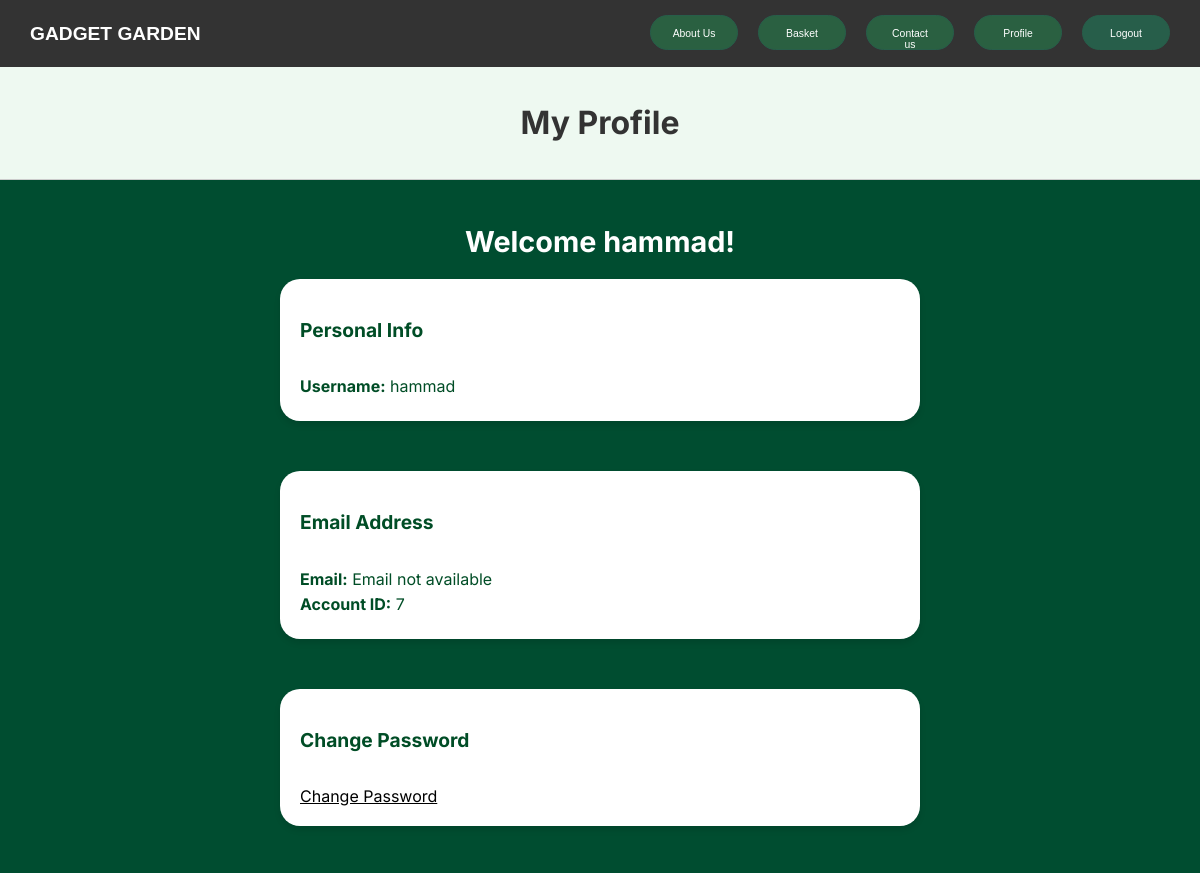
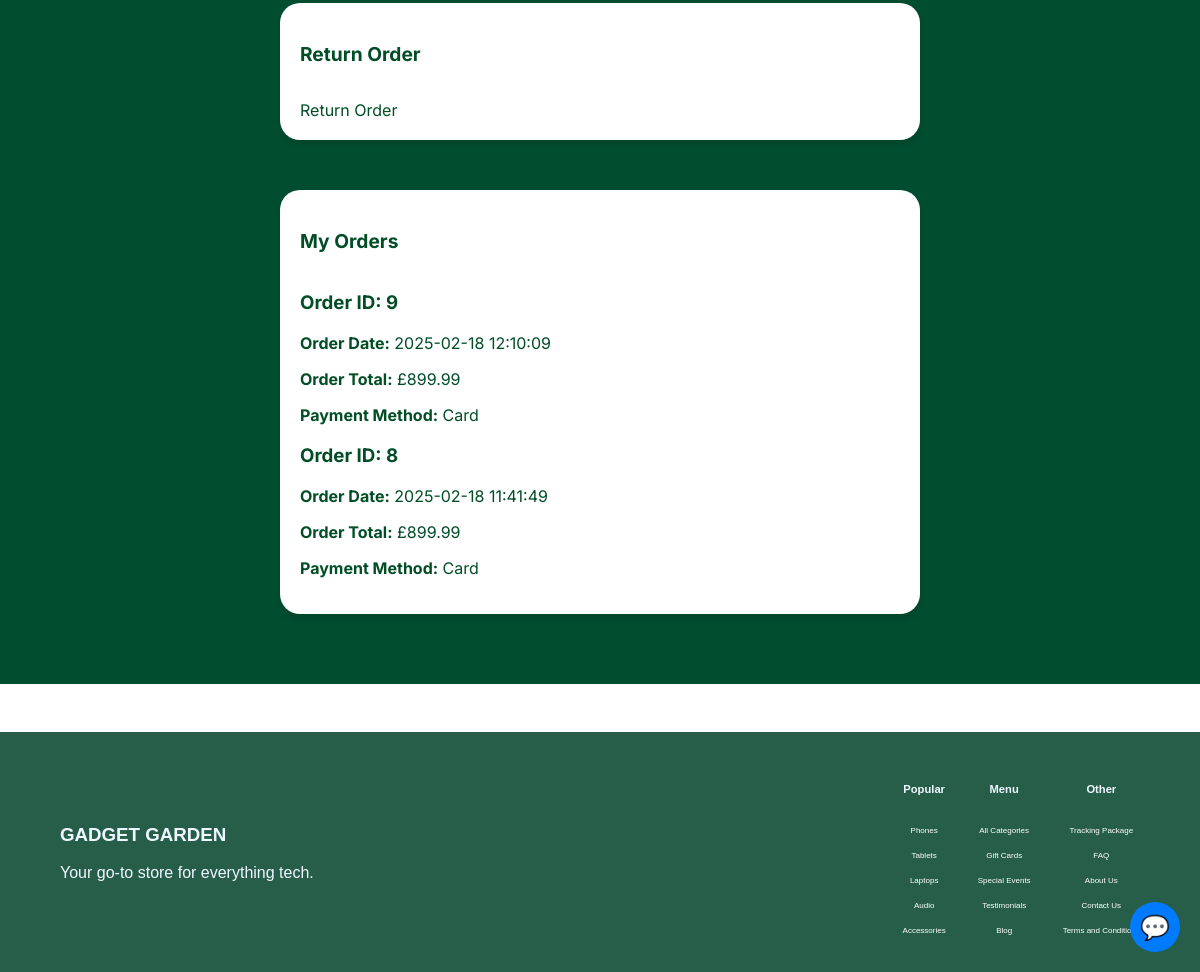
Screenshot of /views/profile.php (signed in) with the database file from the repository (2 pictures, top to bottom).
### tables this page shows
CREATE TABLE `orders` (
  `order_id` int(11) NOT NULL,
  `user_id` int(11) NOT NULL,
  `order_date` datetime DEFAULT current_timestamp(),
  `total_price` decimal(10,2) NOT NULL
);

### views/profile.php (the view, shortened to what this page needs)
<?php
require_once ("../database/database.php");
$username = isset($_SESSION['username']) ? htmlspecialchars($_SESSION['username']) : 'Unknown User';
$email = isset($_SESSION['email']) ? htmlspecialchars($_SESSION['email']) : 'Email not available';
$user_id = isset($_SESSION['user_id']) ? htmlspecialchars($_SESSION['user_id']) : 'Unknown ID';
$orderQuery = $pdo->prepare("
    SELECT o.order_id, o.order_date, o.total_price, op.product_id, op.quantity,
           p.name AS product_name, p.price AS product_price, p.image
    FROM orders o
    LEFT JOIN order_products op ON o.order_id = op.order_id
    LEFT JOIN products p ON op.product_id = p.product_id
    WHERE o.user_id = :user_id
    ORDER BY o.order_id DESC
");
$orderQuery->bindValue(":user_id", $user_id, PDO::PARAM_INT);
$orderQuery->execute();
$orders = $orderQuery->fetchAll(PDO::FETCH_ASSOC);
?>
<!DOCTYPE html>
<html lang="en">
<head>
    <?php require '../partials/header.php'; ?>
    <link rel="stylesheet" href="../public/css/profile.css">
    <link rel="stylesheet" href="../public/css/navbar.css">
    <link rel="stylesheet" href="../public/css/styles.css">
    <link rel="stylesheet" href="../public/css/chatbot.css">
</head>
<body>
<nav>
    <div class="nav-left">
        <a href="../index.php"><p id="logo-text">GADGET GARDEN</p></a>
    </div>
    <div class="nav-right">
        <a href="../views/aboutpage.php"><button class="white-button">About Us</button></a>
        <?php if (!isset($_SESSION['user_id'])) { ?>
            <a href="./login.php"><button class="green-button">Login</button></a>
            <a href="./signup.php"><button class="white-button">Sign Up</button></a>
        <?php } else { ?>
            <a href="./basket.php"><button class="white-button">Basket</button></a>
            <a href="./contact.php"><button class="white-button">Contact us</button></a>
            <a href="./profile.php"><button class="white-button">Profile</button></a>
            <a href="./logout.php"><button class="green-button">Logout</button></a>
        <?php } ?>
    </div>
</nav>
<div id="wholepage">
    <header class="header">
        <div class="header-content">
            <h1>My Profile</h1>
        </div>
    </header>
    <main class="main-content">
        <h2>Welcome <?php echo $username; ?>!</h2>
        <section class="info-section">
            <div class="info-card">
                <div class="info-header">
                    <h3>Personal Info</h3>
                </div>
                <div class="info-content">
                    <p><b>Username:</b> <?php echo $username; ?></p>
                </div>
            </div>
            <div class="info-card">
                <div class="info-header">
                    <h3>Email Address</h3>
                </div>
                <div class="info-content">
                    <p><b>Email:</b> <?php echo $email; ?></p>
                    <p><b>Account ID:</b> <?php echo $user_id; ?></p>
                </div>
            </div>
            <div class="info-card">
                <div class="info-header">
                    <h3>Change Password</h3>
                </div>
                <div class="info-content">
                    <a href="./changepassword.php" class="reset-link">Change Password</a>
                </div>
            </div>
            <div class="info-card">
                <div class="info-header">
                    <h3>Return Order</h3>
                </div>
                <div class="info-content">
                    <a href="./returnOrder.php" class="return-link">Return Order</a>
                </div>
            </div>
        </section>
        <section class="info-section">
            <div class="info-card">
                <div class="info-header">
                    <h3>My Orders</h3>
                </div>
                <?php if (empty($orders)) : ?>
                    <p>You have no orders yet.</p>
                <?php else : ?>
                    <?php
                    $previousOrderId = null;
                    foreach ($orders as $order) {
                        if ($previousOrderId !== $order["order_id"]) {
                            if ($previousOrderId !== null) {
                                echo "</div>";
                            }
                            ?>
                            <div class="order-container">
                                <h3>Order ID: <?php echo htmlspecialchars($order["order_id"]); ?></h3>
                                <p><b>Order Date:</b> <?php echo htmlspecialchars($order["order_date"]); ?></p>
                                <p><b>Order Total:</b> £<?php echo htmlspecialchars($order["total_price"]); ?></p>
                                <p><b>Payment Method:</b> Card</p>
                            <?php
                        }
                            ?>
                        <?php
                        $previousOrderId = $order["order_id"];
                    }
                    echo "</div>";
                    ?>
                <?php endif; ?>
 <div class="chat-icon" onclick="toggleChat()">💬</div>
            </div>
        </section>
    </main>
</div>
<?php require '../partials/footer.php'; ?>
</body>
</html>

### public/css/navbar.css (style rules this page uses)
nav { background-color: #333; display: flex; justify-content: space-between; align-items: center; padding: 15px 30px; }
.nav-left p { color: white; font-size: 20px; font-weight: bold; margin: 0; }
.nav-right { display: flex; gap: 20px; }
.nav-right a { text-decoration: none; }
.white-button, .green-button { background-color: #2a6041; color: white; border: none; padding: 12px 20px; border-radius: 20px; font-size: 16px; cursor: pointer; transition: background 0.3s ease; }
.green-button { background-color: #19692c; }

### public/css/styles.css (style rules this page uses)
html { scroll-behavior: smooth; }
body { margin:0; padding:0; font-family: 'Inter', sans-serif; color:#275E4A; }
a { text-decoration: none; color: inherit; }
button { background-color: transparent; border-radius: 1.5rem; color:#275E4A; width: 5.5rem; height: 2.2rem; }
#logo-text { font-size: 1.2rem; font-weight: bold ; }
.white-button { border: 0.1rem solid #275E4A; font-size: 0.65rem; }
.green-button { border: 0.1rem solid #275E4A; background-color: #275E4A; color: white; font-size: 0.65rem; }

### public/css/profile.css (style rules this page uses)
#wholepage { font-family: "Inter", sans-serif; background-color: #f4f4f4; color: #333; margin: 0; padding: 0; box-sizing: border-box; }
.header { background-color: #eef9f1; padding: 15px 20px; border-bottom: 1px solid #ccc; }
.header-content { display: flex; flex-direction: column; align-items: center; text-align: center; }
.main-content { padding: 20px; background-color: #004d30; color: white; }
.main-content h2 { text-align: center; font-size: 1.8rem; margin-bottom: 20px; }
.info-section { margin-top: 20px; }
.info-card { background-color: white; color: #004d26; margin: 15px auto; padding: 20px; border-radius: 20px; width: 90%; max-width: 600px; box-shadow: 0px 4px 6px rgba(0, 0, 0, 0.1); margin-bottom: 50px; }
.info-header { display: flex; justify-content: space-between; align-items: center; margin-bottom: 15px; }
.info-header h3 { font-size: 1.2rem; }
.info-content p { margin: 5px 0; font-size: 1rem; }
.reset-link { color: black; text-decoration: underline; }

### public/css/chatbot.css (style rules this page uses)
body { font-family: Arial, sans-serif; }
.chat-icon { position: fixed; bottom: 20px; right: 20px; width: 50px; height: 50px; background: #007bff; color: green; border-radius: 50%; display: flex; align-items: center; justify-content: center; cursor: pointer; font-size: 24px; }

### rows the page displays
orders: order_id "9", order_date "2025-02-18 12:10:09", total_price "899.99"
orders: order_id "8", order_date "2025-02-18 11:41:49", total_price "899.99"

### other values shown
$username "hammad"
$email "Email not available"
$user_id "7"
